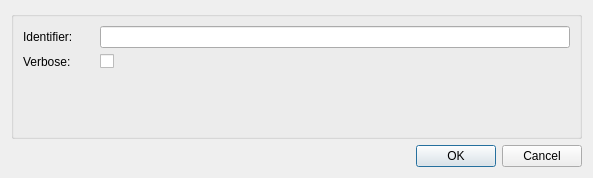
<?xml version="1.0" encoding="UTF-8"?>
<ui version="4.0">
 <class>ConfigureDialog</class>
 <widget class="QDialog" name="ConfigureDialog">
  <property name="geometry">
   <rect>
    <x>0</x>
    <y>0</y>
    <width>593</width>
    <height>178</height>
   </rect>
  </property>
  <property name="windowTitle">
   <string>Configure - Zinc Model Source</string>
  </property>
  <layout class="QVBoxLayout" name="verticalLayout_2">
   <item>
    <widget class="QGroupBox" name="groupBox">
     <property name="title">
      <string/>
     </property>
     <layout class="QGridLayout" name="gridLayout">
      <item row="0" column="1">
       <widget class="QLineEdit" name="identifierLineEdit"/>
      </item>
      <item row="0" column="0">
       <widget class="QLabel" name="identifierLabel">
        <property name="text">
         <string>Identifier:</string>
        </property>
        <property name="buddy">
         <cstring>identifierLineEdit</cstring>
        </property>
       </widget>
      </item>
      <item row="1" column="0">
       <widget class="QLabel" name="verboseLabel">
        <property name="minimumSize">
         <size>
          <width>71</width>
          <height>0</height>
         </size>
        </property>
        <property name="text">
         <string>Verbose:</string>
        </property>
       </widget>
      </item>
      <item row="2" column="1">
       <spacer name="verticalSpacer">
        <property name="orientation">
         <enum>Qt::Vertical</enum>
        </property>
        <property name="sizeHint" stdset="0">
         <size>
          <width>20</width>
          <height>40</height>
         </size>
        </property>
       </spacer>
      </item>
      <item row="1" column="1">
       <widget class="QCheckBox" name="verboseCheckBox">
        <property name="text">
         <string/>
        </property>
       </widget>
      </item>
     </layout>
    </widget>
   </item>
   <item>
    <widget class="QDialogButtonBox" name="buttonBox">
     <property name="orientation">
      <enum>Qt::Horizontal</enum>
     </property>
     <property name="standardButtons">
      <set>QDialogButtonBox::Cancel|QDialogButtonBox::Ok</set>
     </property>
    </widget>
   </item>
  </layout>
 </widget>
 <resources/>
 <connections>
  <connection>
   <sender>buttonBox</sender>
   <signal>accepted()</signal>
   <receiver>ConfigureDialog</receiver>
   <slot>accept()</slot>
   <hints>
    <hint type="sourcelabel">
     <x>248</x>
     <y>254</y>
    </hint>
    <hint type="destinationlabel">
     <x>157</x>
     <y>272</y>
    </hint>
   </hints>
  </connection>
  <connection>
   <sender>buttonBox</sender>
   <signal>rejected()</signal>
   <receiver>ConfigureDialog</receiver>
   <slot>reject()</slot>
   <hints>
    <hint type="sourcelabel">
     <x>316</x>
     <y>260</y>
    </hint>
    <hint type="destinationlabel">
     <x>286</x>
     <y>272</y>
    </hint>
   </hints>
  </connection>
 </connections>
</ui>
